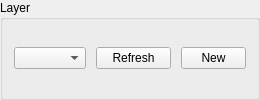
         <widget class="QGroupBox" name="groupBox_8">
          <property name="title">
           <string>Layer</string>
          </property>
          <layout class="QGridLayout">
           <property name="topMargin">
            <number>6</number>
           </property>
           <property name="bottomMargin">
            <number>6</number>
           </property>
           <property name="horizontalSpacing">
            <number>10</number>
           </property>
           <property name="verticalSpacing">
            <number>0</number>
           </property>
           <item row="0" column="1">
            <widget class="QComboBox" name="Cmb_Preset_Layer"/>
           </item>
           <item row="0" column="2">
            <widget class="QPushButton" name="Btn_Refresh_Preset_Layers">
             <property name="maximumSize">
              <size>
               <width>75</width>
               <height>16777215</height>
              </size>
             </property>
             <property name="toolTip">
              <string extracomment="Refresh layer list"/>
             </property>
             <property name="text">
              <string>Refresh</string>
             </property>
            </widget>
           </item>
           <item row="0" column="3">
            <widget class="QPushButton" name="Btn_Create_Preset_Layer">
             <property name="maximumSize">
              <size>
               <width>65</width>
               <height>16777215</height>
              </size>
             </property>
             <property name="text">
              <string>New</string>
             </property>
            </widget>
           </item>
          </layout>
         </widget>
